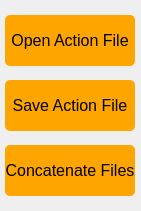
    <widget class="QWidget" name="widget_4" native="true">
     <property name="geometry">
      <rect>
       <x>765</x>
       <y>360</y>
       <width>141</width>
       <height>211</height>
      </rect>
     </property>
     <property name="styleSheet">
      <string notr="true">#widget_4 {border:1px solid #242424;
border-color: rgb(200, 200, 200);}</string>
     </property>
     <widget class="QPushButton" name="Button_OpenActionGroup">
      <property name="geometry">
       <rect>
        <x>5</x>
        <y>15</y>
        <width>130</width>
        <height>51</height>
       </rect>
      </property>
      <property name="font">
       <font>
        <family>Arial</family>
        <pointsize>12</pointsize>
       </font>
      </property>
      <property name="styleSheet">
       <string notr="true">QPushButton{background-color: rgb(255, 165, 0);}
QPushButton:hover{background-color:  rgb(255, 210, 0);}
QPushButton{border-radius:5px;}</string>
      </property>
      <property name="text">
       <string>Open Action File</string>
      </property>
     </widget>
     <widget class="QPushButton" name="Button_SaveActionGroup">
      <property name="geometry">
       <rect>
        <x>5</x>
        <y>80</y>
        <width>130</width>
        <height>51</height>
       </rect>
      </property>
      <property name="font">
       <font>
        <family>Arial</family>
        <pointsize>12</pointsize>
       </font>
      </property>
      <property name="styleSheet">
       <string notr="true">QPushButton{background-color: rgb(255, 165, 0);}
QPushButton:hover{background-color:  rgb(255, 210, 0);}
QPushButton{border-radius:5px;}</string>
      </property>
      <property name="text">
       <string>Save Action File</string>
      </property>
     </widget>
     <widget class="QPushButton" name="Button_TandemActionGroup">
      <property name="geometry">
       <rect>
        <x>5</x>
        <y>145</y>
        <width>130</width>
        <height>51</height>
       </rect>
      </property>
      <property name="font">
       <font>
        <family>Arial</family>
        <pointsize>12</pointsize>
       </font>
      </property>
      <property name="styleSheet">
       <string notr="true">QPushButton{background-color: rgb(255, 165, 0);}
QPushButton:hover{background-color:  rgb(255, 210, 0);}
QPushButton{border-radius:5px;}</string>
      </property>
      <property name="text">
       <string>Concatenate Files</string>
      </property>
     </widget>
    </widget>
